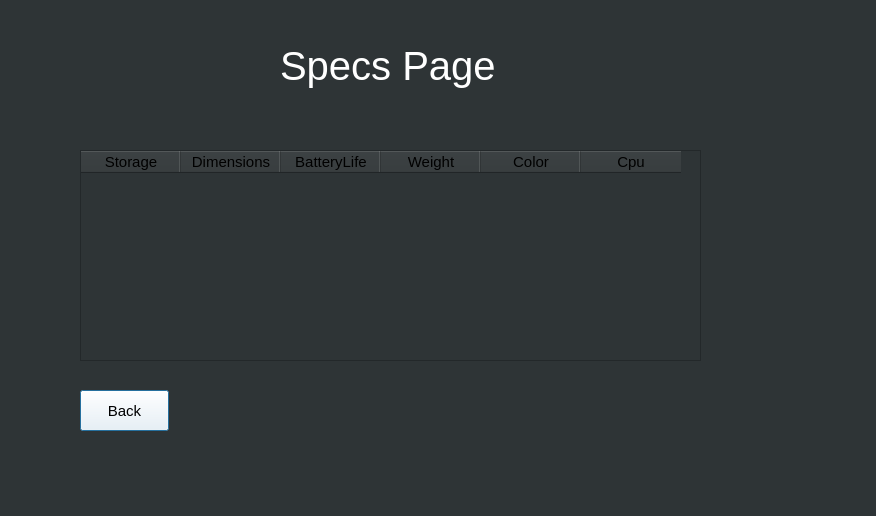
<?xml version="1.0" encoding="UTF-8"?>
<ui version="4.0">
 <class>Dialog</class>
 <widget class="QDialog" name="Dialog">
  <property name="geometry">
   <rect>
    <x>0</x>
    <y>0</y>
    <width>876</width>
    <height>516</height>
   </rect>
  </property>
  <property name="windowTitle">
   <string>Dialog</string>
  </property>
  <property name="styleSheet">
   <string notr="true">background-color: rgb(46, 52, 54);</string>
  </property>
  <widget class="QLabel" name="label">
   <property name="geometry">
    <rect>
     <x>280</x>
     <y>40</y>
     <width>241</width>
     <height>51</height>
    </rect>
   </property>
   <property name="styleSheet">
    <string notr="true">color: rgb(255, 255, 255);
font-size:30pt;</string>
   </property>
   <property name="text">
    <string>Specs Page</string>
   </property>
  </widget>
  <widget class="QTableWidget" name="tableWidget">
   <property name="geometry">
    <rect>
     <x>80</x>
     <y>150</y>
     <width>621</width>
     <height>211</height>
    </rect>
   </property>
   <property name="styleSheet">
    <string notr="true">font-size: 11pt;
</string>
   </property>
   <column>
    <property name="text">
     <string>Storage</string>
    </property>
   </column>
   <column>
    <property name="text">
     <string>Dimensions</string>
    </property>
   </column>
   <column>
    <property name="text">
     <string>BatteryLife</string>
    </property>
   </column>
   <column>
    <property name="text">
     <string>Weight</string>
    </property>
   </column>
   <column>
    <property name="text">
     <string>Color</string>
    </property>
   </column>
   <column>
    <property name="text">
     <string>Cpu</string>
    </property>
   </column>
  </widget>
  <widget class="QPushButton" name="specsBackButton">
   <property name="geometry">
    <rect>
     <x>80</x>
     <y>390</y>
     <width>89</width>
     <height>41</height>
    </rect>
   </property>
   <property name="styleSheet">
    <string notr="true">font-size: 11pt;
background-color: rgb(255, 255, 255);</string>
   </property>
   <property name="text">
    <string>Back</string>
   </property>
  </widget>
 </widget>
 <resources/>
 <connections/>
</ui>
